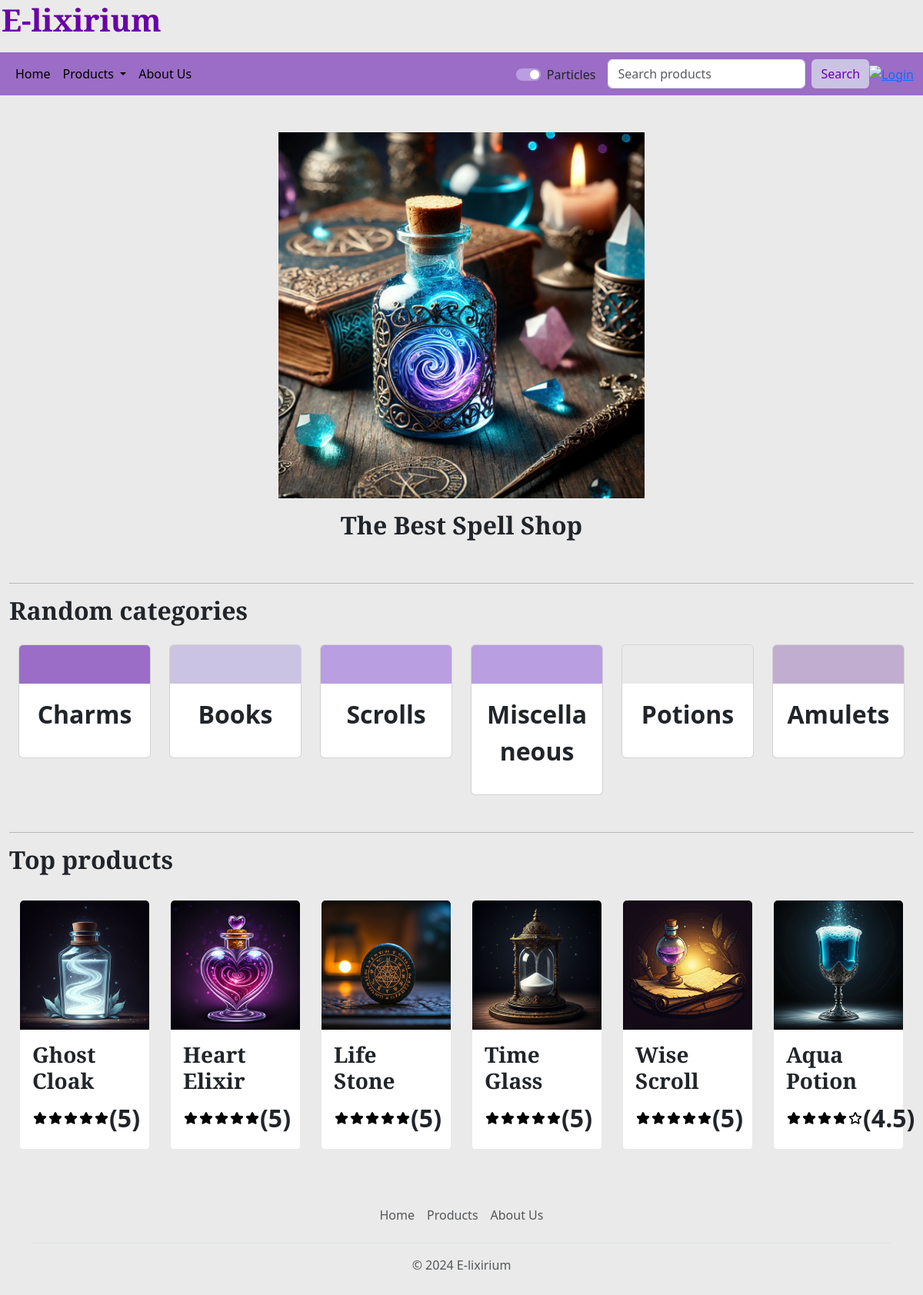
The page / on the database its author committed.
### tables this page shows
create table CATEGORY (
     name char(30) not null,
     constraint ID_CATEGORY_ID primary key (name));

create table PRODUCT (
     name char(30) not null,
     id_product int not null auto_increment,
     description varchar(300) not null,
     image_name char(50) not null,
     price float not null,
     amount_left int not null,
     duration varchar(30) not null,
     stars float not null,
     constraint ID_PRODUCT_ID primary key (id_product));

### src/index.php (called while the page is built, shortened)
<?php
require_once 'bootstrap.php';
$templateParams["title"] = "E-lixirium - Home";
$templateParams["js"] = array("global.js");
$templateParams["categories"] = $dbh->getCategories();
switch ($_GET["page"]) {
    case "home":
        $templateParams["title"] = "E-lixirium - Home";
        $templateParams["content"] = "home.php";
        $templateParams["products"] = $dbh->getTopProducts(6);
        $templateParams["categories"] = $dbh->getCategories(6);
        break;
}
require 'template/base.php';
?>

### src/utils/functions.php (called while the page is built, shortened)
<?php
function isUserLoggedIn()
{
    return isset($_SESSION["logged"]) && isset($_SESSION["admin"]) && $_SESSION["logged"] && !$_SESSION["admin"];
}
function isAdminLoggedIn()
{
    return isset($_SESSION["logged"]) && isset($_SESSION["admin"]) && $_SESSION["logged"] && $_SESSION["admin"];
}
?>

### src/db/database.php (called while the page is built, shortened)
<?php
class DatabaseHelper
{
    private $db;
    public function __construct($servername, $username, $password, $dbname, $port)
    {
        $this->db = new mysqli($servername, $username, $password, $dbname, $port);
    }
    public function getTopProducts($n = -1)
    {
        $query = "SELECT * FROM product ORDER BY stars DESC";
        if ($n > 0) {
            $query .= " LIMIT ?";
        }
        $stmt = $this->db->prepare($query);
        if ($n > 0) {
            $stmt->bind_param('i', $n);
        }
        $stmt->execute();
        $result = $stmt->get_result();
        return $result->fetch_all(MYSQLI_ASSOC);
    }
    public function getCategories($n = -1)
    {
        $query = "SELECT * FROM category ORDER BY RAND()";
        if ($n > 0) {
            $query .= " LIMIT ?";
        }
        $stmt = $this->db->prepare($query);
        if ($n > 0) {
            $stmt->bind_param('i', $n);
        }
        $stmt->execute();
        $result = $stmt->get_result();
        return $result->fetch_all(MYSQLI_ASSOC);
    }
}
?>

### src/bootstrap.php (called while the page is built, shortened)
<?php
require_once("utils/functions.php");
require_once("db/database.php");
$dbh = new DatabaseHelper("localhost", "root", "", "e-lixirium", 3306);
?>

### src/template/home.php (the view, shortened to what this page needs)
<div class="container-fluid">
    <section class="row my-5 justify-content-center text-center">
        <img src="<?php echo UPLOAD_DIR . "potion.jpg"; ?>" alt="Logo" class="img-fluid" />
        <h2 class="mt-3">The Best Spell Shop</h2>
    </section>
    <hr>
    <section class="mb-5 mt-1">
        <h2>Random categories</h2>
        <div class="row row-cols-2 row-cols-sm-3 row-cols-md-6 m-0 mt-4">
            <?php foreach ($templateParams["categories"] as $category): ?>
                <div class="col">
                    <div class="card card-hover borders-0">
                        <div class="card-img-top randomColorImage"></div>
                        <div class="card-body">
                            <p class="text-center fw-semibold"><?php echo $category["name"]; ?></p>
                        </div>
                    </div>
                </div>
            <?php endforeach; ?>
        </div>
    </section>
    <hr>
    <section class="mb-5 mt-1">
        <h2>Top products</h2>
        <div class="row row-cols-2 row-cols-md-3 row-cols-xl-6 g-4 m-0">
            <?php foreach ($templateParams["products"] as $product): ?>
                <div class="col">
                    <div class="card magic-card card-hover">
                        <img src="<?php echo UPLOAD_DIR . $product["image_name"]; ?>" class="card-img-top" alt="" />
                        <div class="card-body">
                            <h3 class="card-title"><?php echo $product["name"]; ?></h3>
                            <div class="d-flex">
                                <?php
                                $stars = $product["stars"];
                                for ($i = 1; $i <= 5; $i++) {
                                    if ($i <= $stars) {
                                        echo "<img src='" . UPLOAD_DIR . "star-full.svg' alt='Filled star' />";
                                    } else {
                                        echo "<img src='" . UPLOAD_DIR . "star-empty.svg' alt='Empty star' />";
                                    }
                                }
                                ?>
                                <p class="m-0 small fw-semibold">(<?php echo $stars; ?>)</p>
                            </div>
                        </div>
                        <div class="magic-particles"></div>
                    </div>
                </div>
            <?php endforeach; ?>
        </div>
    </section>
</div>

### src/template/base.php (shortened to what this page needs)
<!DOCTYPE html>
<html lang="it">
<head>
    <link href="https://cdn.jsdelivr.net/npm/bootstrap@5.3.3/dist/css/bootstrap.min.css" rel="stylesheet"
 />
    <link rel="stylesheet" type="text/css" href="./css/style.css" />
</head>
<body class="bg-platinum">
    <header class="magic-card d-inline-block">
        <a href="./?page=home" class="text-decoration-none">
            <h1 class="mb-0 text-purple">E-lixirium</h1>
            <div class="magic-particles"></div>
        </a>
    </header>
    <nav class="navbar navbar-expand-md bg-purple my-3">
        <div class="container-fluid">
            <div class="collapse navbar-collapse" id="navbarSupportedContent">
                <ul class="navbar-nav me-auto mb-2 mb-lg-0">
                    <li class="nav-item">
                        <a class="nav-link" href="./?page=home">Home</a>
                    </li>
                    <li class="nav-item dropdown">
                        <a class="nav-link dropdown-toggle" href="#" role="button" data-bs-toggle="dropdown"
                            aria-expanded="false">
                            Products
                        </a>
                    </li>
                    <li class="nav-item">
                        <a class="nav-link" href="./?page=about">About Us</a>
                    </li>
                </ul>
            </div>
            <div class="d-flex">
                <div class="form-check form-switch m-0 me-3 pt-2">
                    <input class="form-check-input border-0" type="checkbox" role="switch" id="particlesSwitch"
                        checked />
                    <label class="form-check-label" for="particlesSwitch">Particles</label>
                </div>
                <form class="d-flex" role="search" method="GET" action="search.php">
                    <input class="form-control me-2" type="search" placeholder="Search products" aria-label="Search"
                        name="value" id="search" />
                    <button class="btn bg-light-purple border-0 text-purple" type="submit">Search</button>
                </form>
            </div>
            <div class="nav-link d-none d-md-flex">
                <?php if (isUserLoggedIn()): ?>
                    <a href="./?page=cart"><img src="<?php echo UPLOAD_DIR ?>cart-speed.svg" alt="Shopping Cart" /></a>
                    <a href="./?page=orders"><img src="<?php echo UPLOAD_DIR ?>box-check.svg" alt="Orders" /></a>
                    <?php if ($dbh->checkNotifications()): ?>
                        <a href="./?page=notifications">
                            <img src="<?php echo UPLOAD_DIR ?>bell-active.svg" alt="Active bell" />
                        </a>
                    <?php else: ?>
                        <a href="./?page=notifications">
                            <img src="<?php echo UPLOAD_DIR ?>bell-inactive.svg" alt="Inactive bell" />
                        </a>
                    <?php endif; ?>
                    <a href="./?page=account"><img src="<?php echo UPLOAD_DIR ?>user.svg" alt="Account" /></a>
                    <a href="./?page=logout"><img src="<?php echo UPLOAD_DIR ?>sign-out.svg" alt="Logout" /></a>
                <?php else: ?>
                    <a href="./?page=login"><img src="<?php echo UPLOAD_DIR ?>sign-in.svg" alt="Login" /></a>
                <?php endif; ?>
            </div>
        </div>
    </nav>
    <main>
        <?php
        if (isset($templateParams["content"])) {
            require($templateParams["content"]);
        }
        ?>
    </main>
    <div class="container">
        <footer class="py-3 my-4">
            <ul class="nav justify-content-center border-bottom pb-3 mb-3">
                <li class="nav-item">
                    <a href="./?page=home" class="nav-link px-2 text-body-secondary">Home</a>
                </li>
                <li class="nav-item">
                    <a href="./?page=products" class="nav-link px-2 text-body-secondary">Products</a>
                </li>
                <li class="nav-item">
                    <a href="./?page=about" class="nav-link px-2 text-body-secondary">About Us</a>
                </li>
            </ul>
            <p class="text-center text-body-secondary">© 2024 E-lixirium</p>
        </footer>
    </div>
</body>
</html>

### src/css/style.css (style rules this page uses)
nav img { width: 40px; height: auto; }
div.container-fluid>section.row>img { width: 500px; height: auto; }
article div img, section.col header img, div.container section.row img, div.container-fluid section div div div.card div.card-body div img { width: 20px; height: auto; }
@media (min-width: 544px) { div.container-fluid section div div div.card div.card-body p { font-size: 1.5rem; } }
@media (min-width: 768px) { div.container-fluid section div div div.card div.card-body p { font-size: 1rem; } }
@media (min-width: 992px) { div.container-fluid section div div div.card div.card-body p { font-size: 1.5rem; } }
@media (min-width: 1200px) { div.container-fluid section div div div.card div.card-body p { font-size: 2rem; } }
h1, h2, h3 { font-family: 'Cinzel', 'Times New Roman', serif; font-weight: bold; }
.magic-card { position: relative; overflow: visible; border: 2px solid rgb(234, 234, 234); }
.magic-particles { position: absolute; top: 0; left: 0; width: 100%; height: 100%; pointer-events: none; }
input[type="checkbox"][role="switch"]:before, input[type="checkbox"][role="switch"]:focus { box-shadow: none !important; }
input[type="checkbox"][role="switch"]:checked { background-color: rgb(185, 158, 225); }
input[type="checkbox"][role="switch"] { background-color: rgb(203, 195, 227); }
.bg-purple { background-color: rgba(155, 109, 198, 1) !important; }
.bg-platinum { background-color: rgb(234, 234, 234) !important; }
.bg-light-purple { background-color: rgba(203, 195, 227, 1) !important; }
.text-purple { color: rgb(105, 0, 168) !important; }
.nav-link { color: black; }
.card-hover { transition: transform 0.3s ease; }

### rows shown on the page
category: name "Charms"
category: name "Books"
category: name "Scrolls"
category: name "Miscellaneous"
category: name "Potions"
category: name "Amulets"
product: image_name (picture), name "Ghost Cloak", stars "5"
product: image_name (picture), name "Heart Elixir", stars "5"
product: image_name (picture), name "Life Stone", stars "5"
product: image_name (picture), name "Time Glass", stars "5"
product: image_name (picture), name "Wise Scroll", stars "5"
product: image_name (picture), name "Aqua Potion", stars "4.5"
